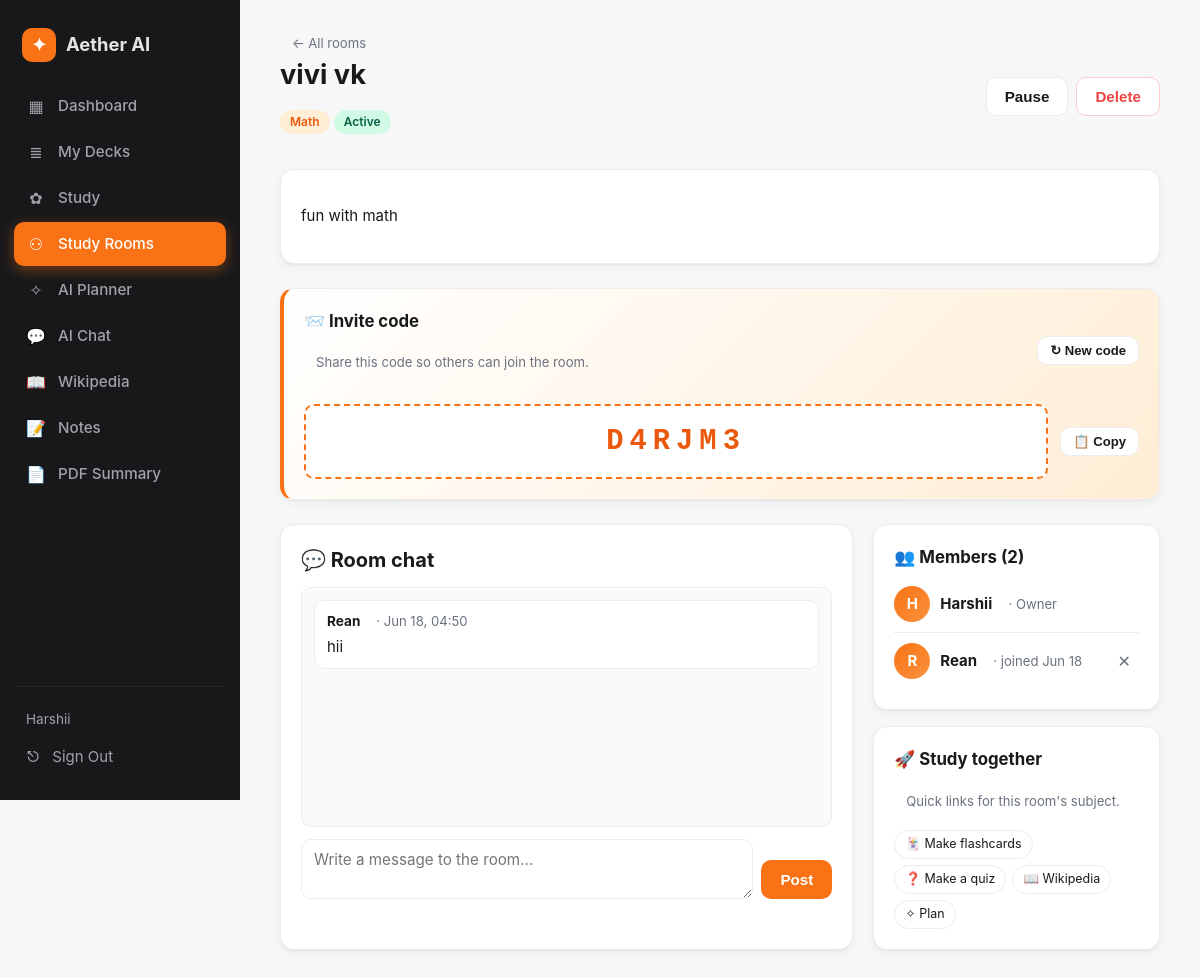
Screenshot of /rooms/1 (signed in) with the database file from the repository.
### app/models.py (models this page shows, shortened)
class User(UserMixin, db.Model):
    __tablename__ = "users"
    id = db.Column(db.Integer, primary_key=True)
    email = db.Column(db.String(120), unique=True, nullable=False)
    name = db.Column(db.String(80), nullable=False, default="Learner")
    password_hash = db.Column(db.String(256), nullable=False)
    created_at = db.Column(db.DateTime, default=datetime.utcnow)
    notes = db.relationship("Note", backref="user", cascade="all,delete", lazy=True)
    decks = db.relationship("Deck", backref="user", cascade="all,delete", lazy=True)
    quizzes = db.relationship("Quiz", backref="user", cascade="all,delete", lazy=True)
    sessions = db.relationship("ChatSession", backref="user", cascade="all,delete", lazy=True)
    plans = db.relationship("StudyPlan", backref="user", cascade="all,delete", lazy=True)
    rooms = db.relationship("StudyRoom", backref="user", cascade="all,delete", lazy=True)
    activities = db.relationship("StudyActivity", backref="user", cascade="all,delete", lazy=True)

class StudyRoom(db.Model):
    __tablename__ = "study_rooms"
    id = db.Column(db.Integer, primary_key=True)
    user_id = db.Column(db.Integer, db.ForeignKey("users.id"), nullable=False)
    name = db.Column(db.String(120), nullable=False)
    subject = db.Column(db.String(120), nullable=False)
    description = db.Column(db.Text, nullable=True)
    invite_code = db.Column(db.String(8), unique=True, nullable=False, index=True)
    active = db.Column(db.Boolean, default=True)
    created_at = db.Column(db.DateTime, default=datetime.utcnow)
    members = db.relationship("RoomMember", backref="room",
                              cascade="all,delete", lazy=True)
    messages = db.relationship("RoomMessage", backref="room",
                               cascade="all,delete", lazy=True,
                               order_by="RoomMessage.created_at")
    owner = db.relationship("User", foreign_keys=[user_id],
                            overlaps="rooms,user")

class RoomMessage(db.Model):
    __tablename__ = "room_messages"
    id = db.Column(db.Integer, primary_key=True)
    room_id = db.Column(db.Integer, db.ForeignKey("study_rooms.id"), nullable=False)
    user_id = db.Column(db.Integer, db.ForeignKey("users.id"), nullable=False)
    content = db.Column(db.Text, nullable=False)
    created_at = db.Column(db.DateTime, default=datetime.utcnow)
    author = db.relationship("User", foreign_keys=[user_id])

class RoomMember(db.Model):
    __tablename__ = "room_members"
    id = db.Column(db.Integer, primary_key=True)
    room_id = db.Column(db.Integer, db.ForeignKey("study_rooms.id"), nullable=False)
    user_id = db.Column(db.Integer, db.ForeignKey("users.id"), nullable=False)
    joined_at = db.Column(db.DateTime, default=datetime.utcnow)
    user = db.relationship("User", foreign_keys=[user_id])
    __table_args__ = (db.UniqueConstraint("room_id", "user_id",
                                          name="uniq_room_member"),)

### app/routes/rooms.py (the view)
@rooms_bp.route("/<int:room_id>", methods=["GET", "POST"])
@login_required
def view(room_id):
    room = StudyRoom.query.get_or_404(room_id)
    if not _user_can_view(room, current_user.id):
        abort(403)
    msg_form = RoomMessageForm()
    if msg_form.validate_on_submit():
        db.session.add(RoomMessage(room_id=room.id,
                                   user_id=current_user.id,
                                   content=msg_form.content.data))
        db.session.commit()
        return redirect(url_for("rooms.view", room_id=room.id))
    is_owner = (room.user_id == current_user.id)
    return render_template("rooms/view.html", room=room,
                           is_owner=is_owner, msg_form=msg_form)

### app/forms.py
class RoomMessageForm(FlaskForm):
    content = TextAreaField("Message",
                            validators=[DataRequired(), Length(max=1000)])
    submit = SubmitField("Post")

### app/routes/rooms.py (called while the page is built)
def _user_can_view(room, user_id):
    if room.user_id == user_id:
        return True
    return RoomMember.query.filter_by(room_id=room.id, user_id=user_id).first() is not None

### app/templates/rooms/view.html (shortened to what this page needs)
{% extends "base.html" %}
{% block content %}
<div class="page-head row-between">
  <div>
    <a href="{{ url_for('rooms.index') }}" class="muted small">← All rooms</a>
    <h1>{{ room.name }}</h1>
    <p class="muted">
      <span class="pill diff-medium">{{ room.subject }}</span>
      <span class="pill {{ 'on' if room.active else 'off' }}">
        {{ 'Active' if room.active else 'Paused' }}
      </span>
    </p>
  </div>
  {% if is_owner %}
  <div class="row-gap">
    <form method="POST" action="{{ url_for('rooms.toggle', room_id=room.id) }}">
      <button class="btn-outline">{{ 'Pause' if room.active else 'Resume' }}</button>
    </form>
    <form method="POST" action="{{ url_for('rooms.delete', room_id=room.id) }}"
          onsubmit="return confirm('Delete this room? All messages will be lost.')">
      <button class="btn-outline danger">Delete</button>
    </form>
  </div>
  {% else %}
  <form method="POST" action="{{ url_for('rooms.leave', room_id=room.id) }}"
        onsubmit="return confirm('Leave this room?')">
    <button class="btn-outline danger">Leave room</button>
  </form>
  {% endif %}
</div>
{% if room.description %}
<div class="card">
  <p>{{ room.description }}</p>
</div>
{% endif %}
<div class="card invite-card mt-24">
  <div class="row-between">
    <div>
      <h3>📨 Invite code</h3>
      <p class="muted small">Share this code so others can join the room.</p>
    </div>
    {% if is_owner %}
    <form method="POST" action="{{ url_for('rooms.new_code', room_id=room.id) }}"
          onsubmit="return confirm('Generate a new code? The old one will stop working.')">
      <button class="btn-outline small">↻ New code</button>
    </form>
    {% endif %}
  </div>
  <div class="invite-code-box">
    <code id="invite-code">{{ room.invite_code }}</code>
    <button class="btn-outline small" id="copy-code-btn">📋 Copy</button>
  </div>
</div>
<div class="dash-grid mt-24">
  <section class="card">
    <h2>💬 Room chat</h2>
    <div class="room-messages" id="room-messages">
      {% if room.messages %}
        {% for m in room.messages %}
          <div class="room-msg {% if m.user_id == current_user.id %}mine{% endif %}">
            <div class="msg-meta">
              <strong>{{ m.author.name }}</strong>
              <span class="muted small">· {{ m.created_at.strftime('%b %d, %H:%M') }}</span>
            </div>
            <div class="msg-body">{{ m.content }}</div>
          </div>
        {% endfor %}
      {% else %}
        <p class="muted empty-msg">No messages yet. Start the conversation!</p>
      {% endif %}
    </div>
    <form method="POST" class="room-msg-form">
      {{ msg_form.content(class_="textarea", rows=2,
          placeholder="Write a message to the room...") }}
      {{ msg_form.submit(class_="btn") }}
    </form>
  </section>
  <aside class="dash-side">
    <div class="card">
      <h3>👥 Members ({{ (room.members|length) + 1 }})</h3>
      <ul class="member-list">
        <li>
          <span class="avatar">{{ room.owner.name[:1]|upper }}</span>
          <div>
            <strong>{{ room.owner.name }}</strong>
            <span class="muted small">· Owner</span>
          </div>
        </li>
        {% for m in room.members %}
          <li>
            <span class="avatar">{{ m.user.name[:1]|upper }}</span>
            <div>
              <strong>{{ m.user.name }}</strong>
              <span class="muted small">· joined {{ m.joined_at.strftime('%b %d') }}</span>
            </div>
            {% if is_owner %}
              <form method="POST" action="{{ url_for('rooms.kick', room_id=room.id, member_id=m.id) }}"
                    onsubmit="return confirm('Remove {{ m.user.name }} from the room?')">
                <button class="kick-btn" title="Remove member">✕</button>
              </form>
            {% endif %}
          </li>
        {% endfor %}
      </ul>
    </div>
    <div class="card">
      <h3>🚀 Study together</h3>
      <p class="muted small">Quick links for this room's subject.</p>
      <div class="task-actions">
        <a class="chip small" href="{{ url_for('flashcards.new') }}?topic={{ room.subject|urlencode }}">
          🃏 Make flashcards
        </a>
        <a class="chip small" href="{{ url_for('quizzes.new') }}?topic={{ room.subject|urlencode }}">
          ❓ Make a quiz
        </a>
        <a class="chip small" href="{{ url_for('wikipedia.index') }}?q={{ room.subject|urlencode }}">
          📖 Wikipedia
        </a>
        <a class="chip small" href="{{ url_for('planner.new') }}?goal={{ room.subject|urlencode }}">
          ✧ Plan
        </a>
      </div>
    </div>
  </aside>
</div>
{% endblock %}

### app/templates/base.html (shortened to what this page needs)
<!DOCTYPE html>
<html lang="en">
<head>
  <link rel="stylesheet" href="{{ url_for('static', filename='css/styles.css') }}">
</head>
<body class="{% if current_user.is_authenticated %}has-sidebar{% endif %}">
{% if current_user.is_authenticated %}
  <aside class="sidebar" id="sidebar">
    <a class="brand" href="{{ url_for('dashboard.index') }}">
      <span class="brand-logo">✦</span>
      <span class="brand-name">{{ BRAND }}</span>
    </a>
    <nav class="side-nav">
      <a href="{{ url_for('dashboard.index') }}"
         class="{% if request.endpoint == 'dashboard.index' %}active{% endif %}">
        <span class="ico">▦</span> Dashboard
      </a>
      <a href="{{ url_for('flashcards.index') }}"
         class="{% if request.blueprint == 'flashcards' %}active{% endif %}">
        <span class="ico">≣</span> My Decks
      </a>
      <a href="{{ url_for('quizzes.index') }}"
         class="{% if request.blueprint == 'quizzes' %}active{% endif %}">
        <span class="ico">✿</span> Study
      </a>
      <a href="{{ url_for('rooms.index') }}"
         class="{% if request.blueprint == 'rooms' %}active{% endif %}">
        <span class="ico">⚇</span> Study Rooms
      </a>
      <a href="{{ url_for('planner.index') }}"
         class="{% if request.blueprint == 'planner' %}active{% endif %}">
        <span class="ico">✧</span> AI Planner
      </a>
      <a href="{{ url_for('chat.index') }}"
         class="{% if request.blueprint == 'chat' %}active{% endif %}">
        <span class="ico">💬</span> AI Chat
      </a>
      <a href="{{ url_for('wikipedia.index') }}"
         class="{% if request.blueprint == 'wikipedia' %}active{% endif %}">
        <span class="ico">📖</span> Wikipedia
      </a>
      <a href="{{ url_for('notes.index') }}"
         class="{% if request.blueprint == 'notes' %}active{% endif %}">
        <span class="ico">📝</span> Notes
      </a>
      <a href="{{ url_for('pdf.index') }}"
         class="{% if request.blueprint == 'pdf' %}active{% endif %}">
        <span class="ico">📄</span> PDF Summary
      </a>
    </nav>
    <div class="side-bottom">
      <div class="user-line">{{ current_user.name }}</div>
      <a class="side-logout" href="{{ url_for('auth.logout') }}">
        <span class="ico">⎋</span> Sign Out
      </a>
    </div>
  </aside>
{% endif %}
<main class="{% if current_user.is_authenticated %}content{% else %}container{% endif %}">
  {% block content %}{% endblock %}
</main>
</body>
</html>

### rows the page displays
User: name "Harshii", owner "H", owner.name "Harshii"
StudyRoom: name "vivi vk", subject "Math", active "Active", active "Pause", description "fun with math", invite_code "D4RJM3"
RoomMessage: author.name "Rean", created_at "Jun 18, 04:50", content "hii"
RoomMember: user "R", user.name "Rean", joined_at "Jun 18"

### other values shown
{{ BRAND }} "Aether AI"
{{ (room.members|length) + 1 }} "2"
